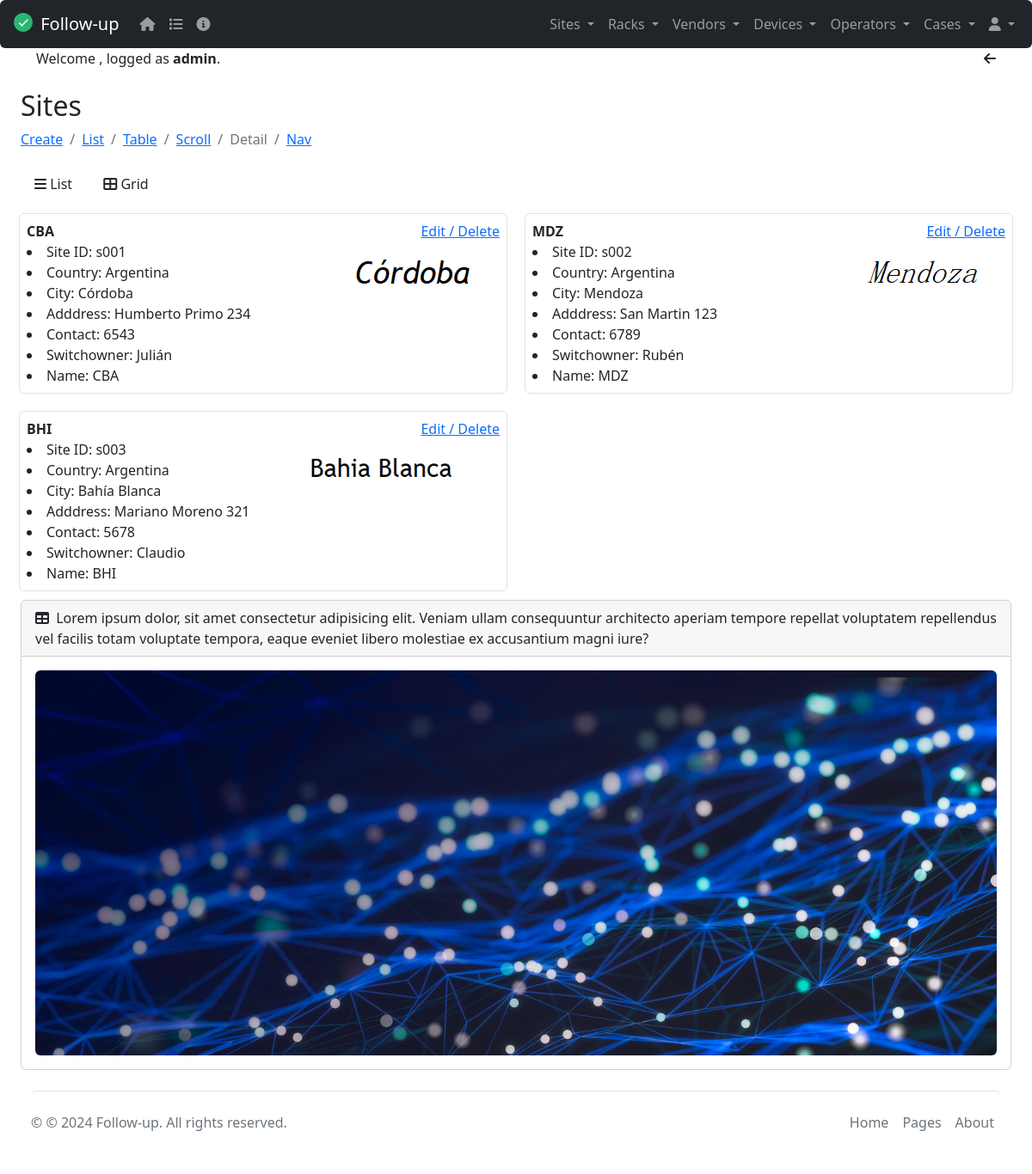
Page /site_detail/1/ (signed in) on the earlier database version.
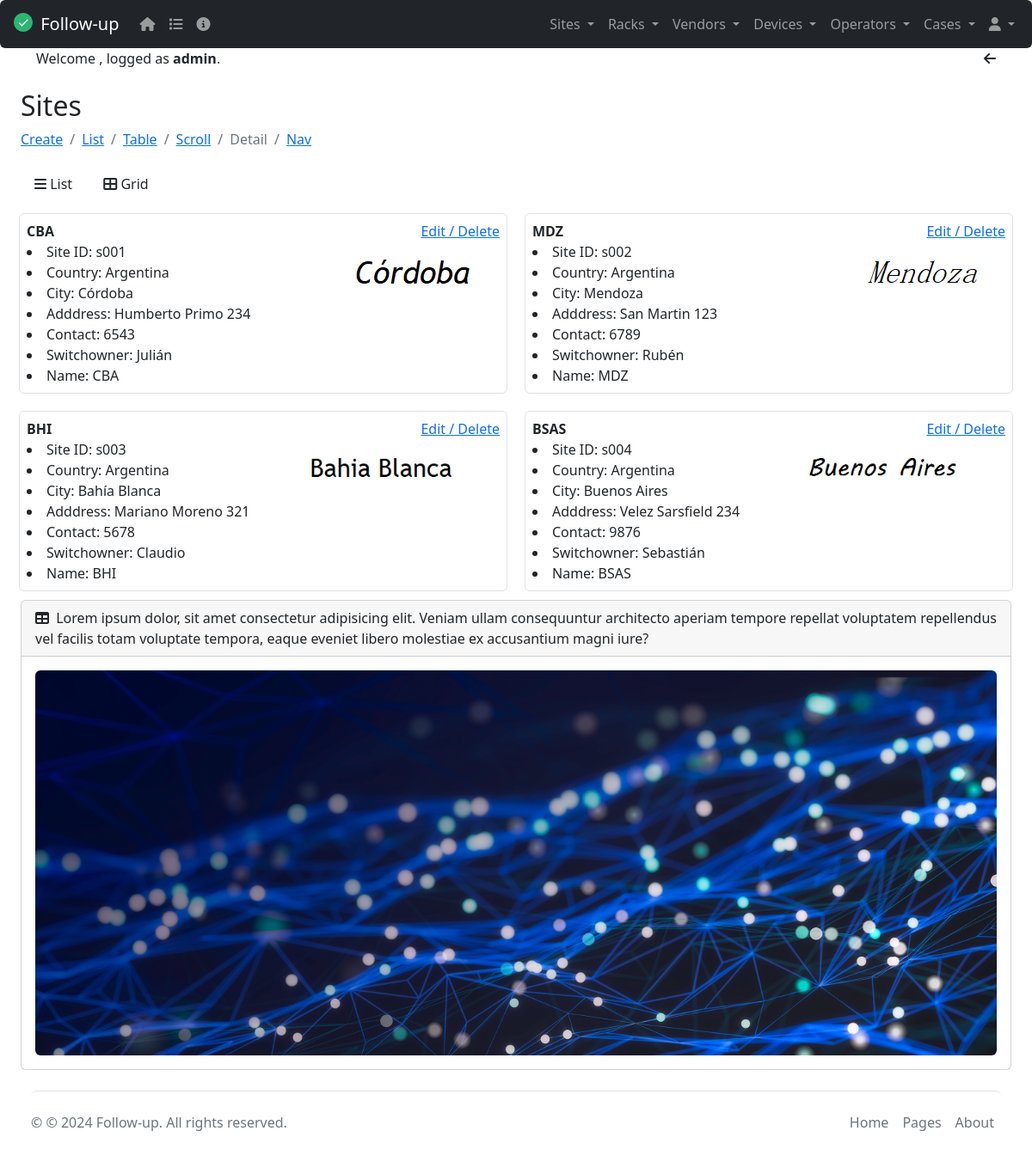
Same page on the later database version.
### tasks/models.py (models this page shows, shortened)
class Site(models.Model):
  siteId = models.CharField(max_length=6)
  name = models.CharField(max_length=20)
  address = models.CharField(max_length=30)
  city = models.CharField(max_length=20)
  country = models.CharField(max_length=20)
  switchowner = models.CharField(max_length=30)
  contact = models.IntegerField(default=0)
  siteImage = models.ImageField(upload_to='sites', blank=True, null=True, default="/media/static/default.png") # default=""
  class Meta():
    verbose_name = 'Site'
    verbose_name_plural = 'Sites'
    ordering = ('siteId', 'name')
    unique_together = ('siteId', 'name')

### tasks/views.py (the view)
# urls.py: path('site_detail/<int:site_id>/', views.site_detail, name='site_detail'),
@login_required
def site_detail(request, site_id):
    site = get_object_or_404(Site, id=site_id)
    sites = Site.objects.all()
    return render(request, 'site_detail.html', {'site': site, 'sites': sites})

### tasks/templates/site_detail.html (shortened to what this page needs)
{% extends 'base.html' %}
{% block content %}
<h2 class="mt-4">Sites</h2>
<nav aria-label="breadcrumb">
  <ol class="breadcrumb">
    {% if user.is_staff %}
    <li class="breadcrumb-item"><a href="/site_create">Create</a></li>
    {% endif %}
    <li class="breadcrumb-item"><a href="/sites">List</a></li>
    <li class="breadcrumb-item"><a href="/site_table">Table</a></li>
    <li class="breadcrumb-item"><a href="/site_scroll">Scroll</a></li>
    <li class="breadcrumb-item active" aria-current="page">Detail</li>
    <li class="breadcrumb-item"><a href="/site_nav/1">Nav</a></li>
  </ol>
</nav>
<div id="btnContainer">
  <button class="btn" onclick="listView()"><i class="fa fa-bars"></i> List</button>
  <button class="btn" onclick="gridView()"><i class="fa fa-th-large"></i> Grid</button>
</div>
<div class="row">
  {% for site in sites %}
  <div class="column" enctype="multipart/form-data">
    <div class="col-12 bg-white p-2 border">
      <div class="row">
        <div class="col-12">
          <strong>{{site.name }}</strong>
          {% if user.is_staff %}
          <td><a class="rounded float-end" href="{% url 'site_edit' site.id %}"> Edit / Delete</a></td>
          {% endif %}
        </div>
        <div class="col-6">
          <li>Site ID: {{site.siteId}}</li>
          <li>Country: {{site.country}}</li>
          <li>City: {{site.city}}</li>
          <li>Adddress: {{site.address}}</li>
          <li>Contact: {{site.contact}}</li>
          <li>Switchowner: {{site.switchowner}}</li>
          <li>Name: {{site.name}}</li>
        </div>
        <div class="col-6">
          <section>
            <img
            class="img-fluid float-end"
            src="{{ site.siteImage.url }}"
            alt="{{ site.name }}"/>
          </section>
        </div>
      </div>
    </div>
  </div>
  {% endfor %}
</div>
{% endblock %}

### tasks/templates/base.html (shortened to what this page needs)
<!DOCTYPE html>
<html lang="en" data-bs-theme="dark">
  <head>
    <link rel="stylesheet" href="https://cdn.jsdelivr.net/npm/bootstrap@5.2.0/dist/css/bootstrap.min.css">
    <link rel="stylesheet" type="text/css" href="https://cdn.datatables.net/1.11.5/css/jquery.dataTables.min.css">
    <link rel="stylesheet" href="https://cdnjs.cloudflare.com/ajax/libs/font-awesome/6.5.2/css/all.min.css">
  </head>
  <body>
  {% include 'navbar.html' %}
    <div id="layoutSidenav_content">
      <main>
        <div class="container-fluid px-4">
          {% if user.is_authenticated %}
          <div class="container text-center">
            <div class="row">
              <div class="col">
                <div class="text-start">
                  Welcome <strong>{{request.user.first_name}} {{request.user.last_name}}</strong>,
                  logged as <strong>{{request.user.username}}</strong>.
                </div>
              </div>
              <div class="col col-lg-2">
                <div class="text-end">
                  <i class="fa fa-arrow-left" aria-hidden="true" onclick="window.history.back()"></i>
                </div>
              </div>
            </div>
          </div>
          {% endif %}
          {% block content %}
          {% endblock %}
          {% include 'footer.html' %}
        </div>
      </main>
    </div>
  </body>
</html>

### tasks/templates/navbar.html (shortened to what this page needs)
<nav class="navbar sticky-top navbar-expand-lg navbar-dark bg-dark">
  <div class="container-fluid">
    <a class="navbar-brand" href="/">
      <img src="/media/static/1930264_check_complete_done_green_success_icon.svg" alt="" width="30" height="24" class="d-inline-block align-text-top">
      Follow-up
    </a>
    <ul class="navbar-nav ms-auto">
      <li class="nav-item">
        <a href="/" class="nav-link"><i class="fa-solid fa-house"></i></a>
      </li>
      <li class="nav-item">
        <a href="/pages" class="nav-link"><i class="fa-solid fa-list"></i></a>
      </li>
      <li class="nav-item">
        <a href="/about" class="nav-link"><i class="fa-solid fa-circle-info"></i></a>
      </li>
    </ul>
    <div class="collapse navbar-collapse" id="navbarNavDarkDropdown">
      <ul class="navbar-nav ms-auto">
        {% if user.is_authenticated %}
        <div class="collapse navbar-collapse" id="navbarNavDarkDropdown">
          <ul class="navbar-nav">
            <li class="nav-item dropdown">
              <a class="nav-link dropdown-toggle" href="#" id="navbarDarkDropdownMenuLink" role="button" data-bs-toggle="dropdown" aria-expanded="false">
                Sites
              </a>
            </li>
          </ul>
        </div>
        <div class="collapse navbar-collapse" id="navbarNavDarkDropdown">
          <ul class="navbar-nav">
            <li class="nav-item dropdown">
              <a class="nav-link dropdown-toggle" href="#" id="navbarDarkDropdownMenuLink" role="button" data-bs-toggle="dropdown" aria-expanded="false">
                Racks
              </a>
            </li>
          </ul>
        </div>
        <div class="collapse navbar-collapse" id="navbarNavDarkDropdown">
          <ul class="navbar-nav">
            <li class="nav-item dropdown">
              <a class="nav-link dropdown-toggle" href="#" id="navbarDarkDropdownMenuLink" role="button" data-bs-toggle="dropdown" aria-expanded="false">
                Vendors
              </a>
            </li>
          </ul>
        </div>
        <div class="collapse navbar-collapse" id="navbarNavDarkDropdown">
          <ul class="navbar-nav">
            <li class="nav-item dropdown">
              <a class="nav-link dropdown-toggle" href="#" id="navbarDarkDropdownMenuLink" role="button" data-bs-toggle="dropdown" aria-expanded="false">
                Devices
              </a>
            </li>
          </ul>
        </div>
        <div class="collapse navbar-collapse" id="navbarNavDarkDropdown">
          <ul class="navbar-nav">
            <li class="nav-item dropdown">
              <a class="nav-link dropdown-toggle" href="#" id="navbarDarkDropdownMenuLink" role="button" data-bs-toggle="dropdown" aria-expanded="false">
                Operators
              </a>
            </li>
          </ul>
        </div>
        <div class="collapse navbar-collapse" id="navbarNavDarkDropdown">
          <ul class="navbar-nav">
            <li class="nav-item dropdown">
              <a class="nav-link dropdown-toggle" href="#" id="navbarDarkDropdownMenuLink" role="button" data-bs-toggle="dropdown" aria-expanded="false">
                Cases
              </a>
            </li>
          </ul>
        </div>
        <div class="collapse navbar-collapse" id="navbarNavDarkDropdown">
          <ul class="navbar-nav">
            <li class="nav-item dropdown">
              <a class="nav-link dropdown-toggle" href="#" id="navbarDarkDropdownMenuLink" role="button" data-bs-toggle="dropdown" aria-expanded="false">
                <i class="fa-solid fa-user"></i>
              </a>
                </li>
              </ul>
          </ul>
        </div>
        {% endif %}
    </div>
</nav>

### tasks/templates/footer.html
<div class="card mb-4">
  <div class="card-header">
    <i class="fas fa-table me-1"></i>
      Lorem ipsum dolor, sit amet consectetur adipisicing elit. Veniam ullam consequuntur architecto aperiam tempore repellat voluptatem repellendus vel facilis totam voluptate tempora, eaque eveniet libero molestiae ex accusantium magni iure?
  </div>
  <div class="card-body">
    <img src="/media/static/vecteezy.png" class="img-fluid">
  </div>
</div>
<div class="container-fluid">
    <footer class="d-flex flex-wrap justify-content-between align-items-center py-3 my-4 border-top">
      <p class="col-md-4 mb-0 text-muted">&copy; © 2024 Follow-up. All rights reserved. </p>
      <a href="/" class="col-md-4 d-flex align-items-center justify-content-center mb-3 mb-md-0 me-md-auto link-dark text-decoration-none">
        <svg class="bi me-2" width="40" height="32"><use xlink:href="#bootstrap"/></svg>
      </a>
      <ul class="nav col-md-4 justify-content-end">
        <li class="nav-item"><a href="/" class="nav-link px-2 text-muted">Home</a></li>
        <li class="nav-item"><a href="/pages" class="nav-link px-2 text-muted">Pages</a></li>
        <li class="nav-item"><a href="/about" class="nav-link px-2 text-muted">About</a></li>
      </ul>
    </footer>
</div>

### tasks/templates/base.html (style rules this page uses)
html { scroll-padding-top: 220px; }
body { position: relative; overflow-y: auto; }

### tasks/templates/site_detail.html (style rules this page uses)
* { box-sizing: border-box; border-radius: 6px; }
.column { float: left; width: 50%; padding: 10px; }
.row:after { content: ""; display: table; clear: both; }
.btn { border: none; outline: none; padding: 12px 16px; cursor: pointer; }

Differences in the rows shown:
added Site: name "BSAS", siteId "s004", country "Argentina", city "Buenos Aires", address "Velez Sarsfield 234", contact "9876", switchowner "Sebastián", siteImage (picture)
